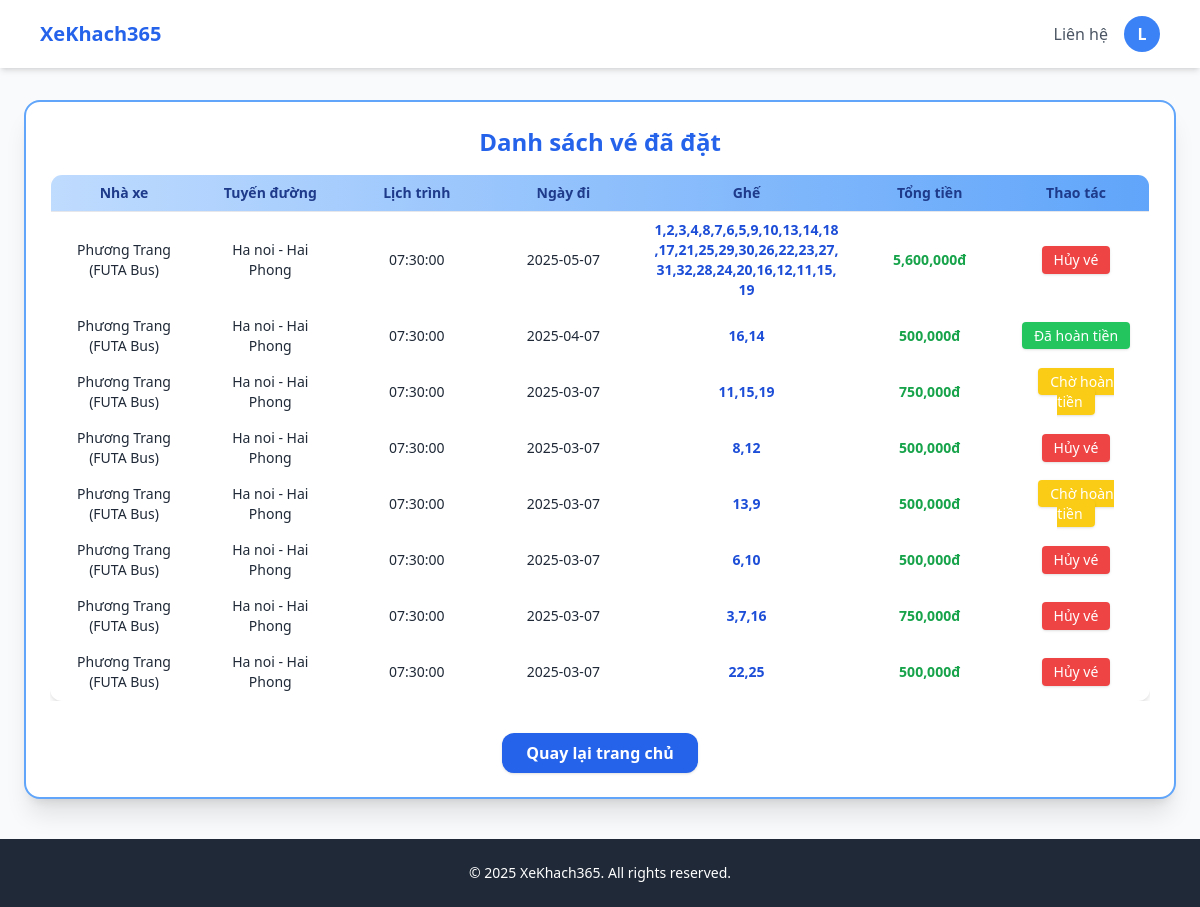
/qlcanhan.php (signed in), run on an earlier commit of the app's database.
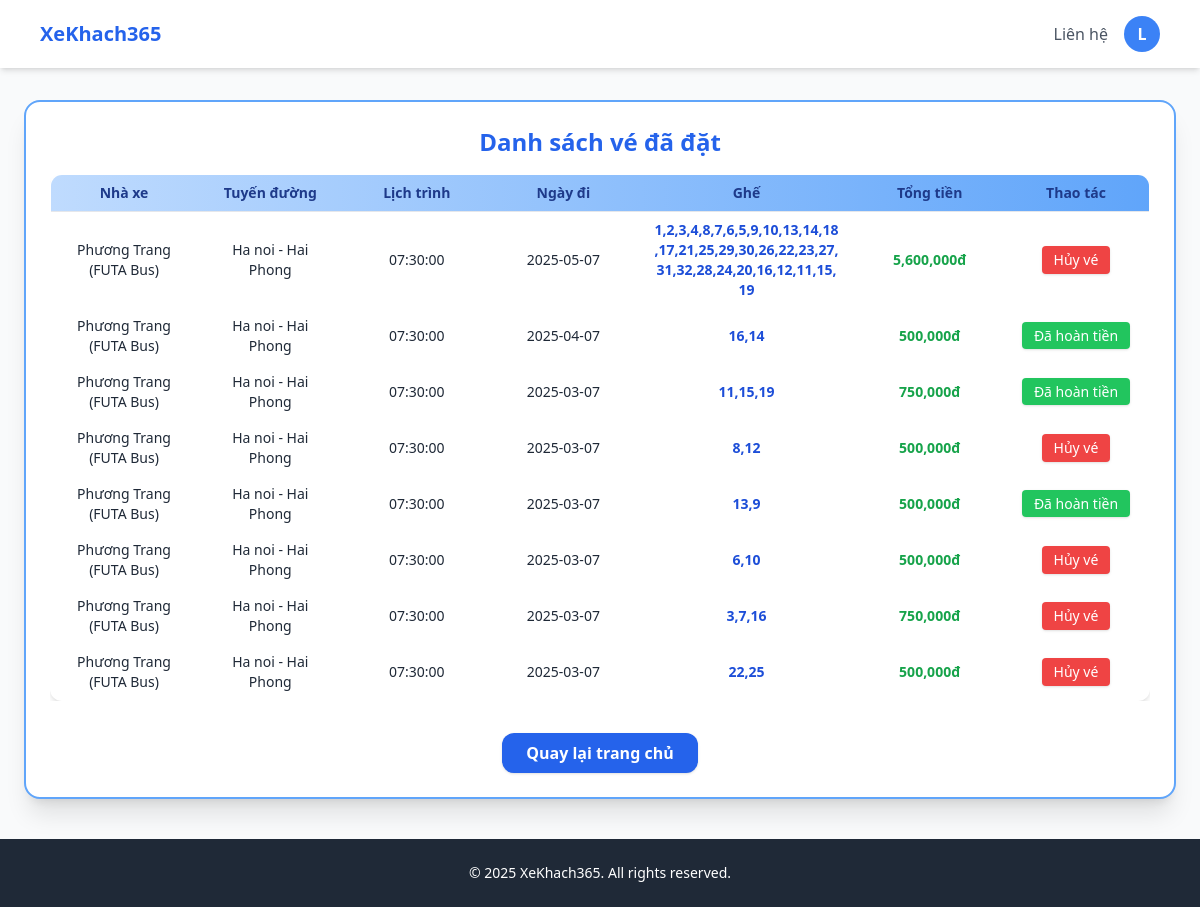
And on a later commit of the database.
### tables this page shows
CREATE TABLE `ve` (
  `id_ve` int(11) NOT NULL,
  `id_cd` int(11) NOT NULL,
  `id` int(11) NOT NULL,
  `tuyenDuong` varchar(100) NOT NULL,
  `lichTrinh` time NOT NULL,
  `ngayDi` date NOT NULL,
  `ghe` varchar(100) NOT NULL,
  `tongGia` varchar(100) DEFAULT NULL,
  `trangthai` varchar(100) NOT NULL
);

CREATE TABLE `nha_xe` (
  `id_NX` int(11) NOT NULL,
  `tenNX` varchar(100) DEFAULT NULL,
  `soDT` varchar(20) DEFAULT NULL
);

CREATE TABLE `chuyendi` (
  `id_cd` int(11) NOT NULL,
  `id_NX` int(11) NOT NULL,
  `diemKH` varchar(100) NOT NULL,
  `diemKT` varchar(100) NOT NULL,
  `lichTrinh` time NOT NULL,
  `ngayDi` date NOT NULL,
  `gia` varchar(11) NOT NULL
);

### qlcanhan.php (the view, shortened to what the changed rows need)
<!DOCTYPE html>
<html lang="vi">
<head>
    <script src="https://cdn.tailwindcss.com"></script>
</head>
<body class="bg-gray-50 font-sans">
<nav class="bg-white shadow-md py-4">
    <div class="max-w-6xl mx-auto px-4 flex justify-between items-center">
        <h1 class="text-xl font-bold text-blue-600">
            <a href="trangchu.php">XeKhach365</a>
        </h1>
    </div>
</nav>
 <div class="flex justify-center mt-8">
    <div class="w-full max-w-6xl bg-white rounded-2xl shadow-xl p-6 border-2 border-blue-400">
    <?php
    include "connect.php";
    $id = $_SESSION['id'];
    $sql = "SELECT ve.*, chuyendi.*, nha_xe.tenNX
            FROM ve
            JOIN chuyendi ON ve.id_cd = chuyendi.id_cd
            JOIN nha_xe ON chuyendi.id_NX = nha_xe.id_NX
            WHERE ve.id = '$id'
            ORDER BY ve.ngayDi DESC";
    $result = mysqli_query($conn, $sql);
    ?>
    <h1 class="text-2xl font-bold text-blue-600 mb-4 text-center">Danh sách vé đã đặt</h1>
<?php if (mysqli_num_rows($result) == 0): ?>
    <div class="text-center text-gray-500 py-8">Bạn chưa đặt vé nào.</div>
<?php else: ?>
    <div class="overflow-x-auto">
        <table class="w-full table-fixed border border-gray-200 shadow-md rounded-xl overflow-hidden text-sm">
            <thead class="bg-gradient-to-r from-blue-200 to-blue-400 text-blue-900">
                <tr class="text-center">
                    <th class="w-1/6 px-4 py-2 border-b font-bold">Nhà xe</th>
                    <th class="w-1/6 px-4 py-2 border-b font-bold">Tuyến đường</th>
                    <th class="w-1/6 px-4 py-2 border-b font-bold">Lịch trình</th>
                    <th class="w-1/6 px-4 py-2 border-b font-bold">Ngày đi</th>
                    <th class="w-1/4 px-4 py-2 border-b font-bold">Ghế</th>
                    <th class="w-1/6 px-4 py-2 border-b font-bold">Tổng tiền</th>
                    <th class="w-1/6 px-4 py-2 border-b font-bold">Thao tác</th>
                </tr>
            </thead>
            <tbody>
                <?php while ($row = mysqli_fetch_assoc($result)): ?>
                <tr class="hover:bg-blue-50 text-center align-middle">
                    <td class="px-4 py-2 text-gray-800"><?= htmlspecialchars($row['tenNX']) ?></td>
                    <td class="px-4 py-2 text-gray-800"><?= htmlspecialchars($row['tuyenDuong']) ?></td>
                    <td class="px-4 py-2 text-gray-800"><?= htmlspecialchars($row['lichTrinh']) ?></td>
                    <td class="px-4 py-2 text-gray-800"><?= htmlspecialchars($row['ngayDi']) ?></td>
                    <td class="px-4 py-2 text-blue-700 font-semibold break-words"><?= htmlspecialchars($row['ghe']) ?></td>
                    <td class="px-4 py-2 text-green-600 font-bold"><?= number_format($row['tongGia']) ?>đ</td>
                    <td class="px-4 py-2">
                        <?php if ($row['trangthai'] == 'Da thanh toan'): ?>
                            <form method="POST" action="huyve.php" onsubmit="return confirm('Bạn có chắc chắn muốn hủy vé này?');">
                                <input type="hidden" name="id_ve" value="<?= $row['id_ve'] ?>">
                                <button type="submit" class="bg-red-500 hover:bg-red-600 text-white px-3 py-1 rounded shadow text-sm">
                                    Hủy vé
                                </button>
                            </form>
                        <?php elseif ($row['trangthai'] == 'Huy'): ?>
                            <span class="bg-yellow-400 text-white px-3 py-1 rounded shadow text-sm">
                                Chờ hoàn tiền
                            </span>
                        <?php elseif ($row['trangthai'] == 'Da hoan tien'): ?>
                            <span class="bg-green-500 text-white px-3 py-1 rounded shadow text-sm">
                                Đã hoàn tiền
                            </span>
                        <?php endif; ?>
                    </td>
                </tr>
                <?php endwhile; ?>
            </tbody>
        </table>
    </div>
<?php endif; ?>
</div>
</div>
</body>
</html>

What changed in the data, as far as the page shows it:
changed ve (number 3 of 8 on the later page): trangthai "Chờ hoàn tiền" → "Đã hoàn tiền"
changed ve (number 5 of 8 on the later page): trangthai "Chờ hoàn tiền" → "Đã hoàn tiền"
